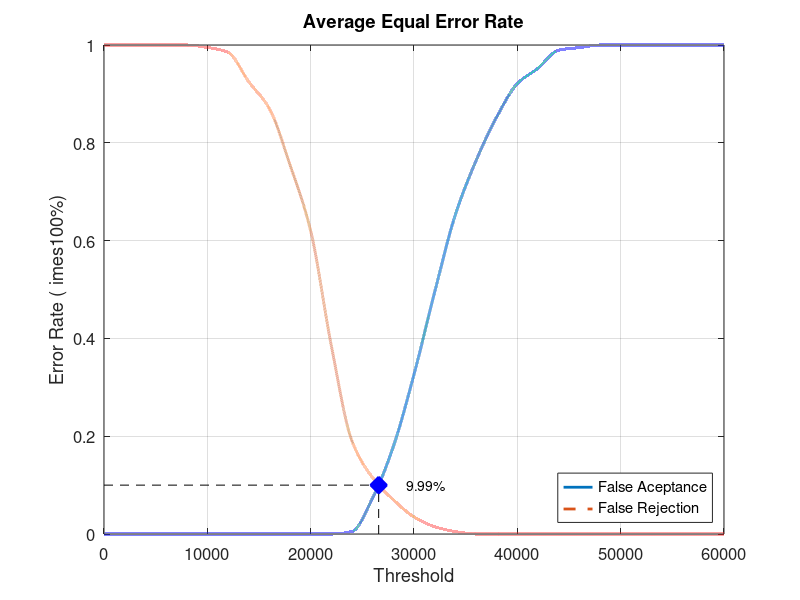
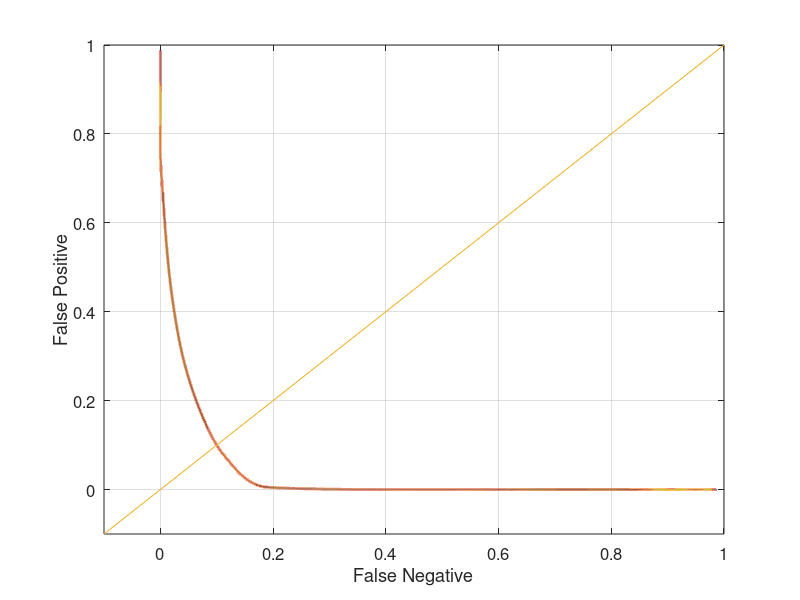

These charts were generated, in order, by the following MATLAB code:
close all;
clear;
clc;
x = 0:2000:60000;
xq = 0:0.5:60000;

y0 = [0 0 0 0 0 0 0 0 0 0 0 0 0.00526316 0.0736842 0.178947 0.326316 0.494737 0.652632 0.763158 0.852632 0.921053 0.952632 0.989474 0.994737 1 1 1 1 1 1 1]
yy0 = interp1(x, y0, xq, 'pchip');
y1 = [1 1 1 1 1 0.995 0.985 0.925 0.87 0.755 0.62 0.385 0.19 0.115 0.07 0.035 0.015 0.005 0 0 0 0 0 0 0 0 0 0 0 0 0]
yy1 = interp1(x, y1, xq, 'pchip');

% Calculating EER: 
y2 = abs(y0 - y1);
find(y2 == min(y2))
yy2 = abs(yy0 - yy1);
xEER = find(yy2 == min(yy2));
xEERIndex = xq(xEER) % X-axis EER
yEER = yy0(xEER) % Y-axis EER

main = figure
plot(xq, yy0,'-','LineWidth', 2);	hold on
plot(xq, yy1,'--','LineWidth', 2);	hold on
plot([xEERIndex xEERIndex], [0 yEER], 'k--');	hold on
plot([0 xEERIndex], [yEER yEER], 'k--');	hold on
plot(xEERIndex, yEER, 'bx', 'LineWidth', 10);	hold on
text(xEERIndex + 10 * xEERIndex / 100, yEER, [num2str(round((10000 * yEER)) / 100) '%'])
legend('False Aceptance', 'False Rejection', 'Location', 'SouthEast')
xlabel('Threshold')
ylabel('Error Rate (	imes100%)')
title('Average Equal Error Rate')
set(gca, 'FontSize', 12)
axis([0 60000 0 1])
grid on

print(main, 'Database1_2Main', '-dpng');
FNRxFPR = figure('Color', [1 1 1]);
plot(yy1, yy0, '-', yy1, yy0, 'LineWidth', 2);
hold on
y = -0.1:0.1:1
plot(y, y); 
set(gca, 'FontSize', 12)
xlabel('False Negative')
ylabel('False Positive')
axis([-0.1 1 -0.1 1])
set(gca, 'FontSize', 12)
grid on

print(FNRxFPR, 'Database1_2FNRxFPR','-dpng');
